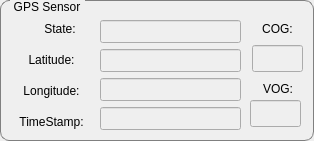
   <widget class="QGroupBox" name="groupBox_8">
    <property name="geometry">
     <rect>
      <x>670</x>
      <y>560</y>
      <width>314</width>
      <height>141</height>
     </rect>
    </property>
    <property name="styleSheet">
     <string notr="true">QGroupBox{
	border:1px solid gray;
	border-radius: 9px;
	margin-top:0.5em;} 
 QGroupBox::title{
	subcontrol-origin:margin;
	left:10px;
	padding: 0 3 px 2 3px}</string>
    </property>
    <property name="title">
     <string>GPS Sensor</string>
    </property>
    <widget class="QLabel" name="label_46">
     <property name="geometry">
      <rect>
       <x>260</x>
       <y>80</y>
       <width>36</width>
       <height>17</height>
      </rect>
     </property>
     <property name="layoutDirection">
      <enum>Qt::LeftToRight</enum>
     </property>
     <property name="text">
      <string>VOG:</string>
     </property>
     <property name="alignment">
      <set>Qt::AlignCenter</set>
     </property>
    </widget>
    <widget class="QLineEdit" name="gpsVogLineEdit">
     <property name="enabled">
      <bool>false</bool>
     </property>
     <property name="geometry">
      <rect>
       <x>250</x>
       <y>100</y>
       <width>51</width>
       <height>27</height>
      </rect>
     </property>
     <property name="alignment">
      <set>Qt::AlignCenter</set>
     </property>
    </widget>
    <widget class="QLabel" name="label_45">
     <property name="geometry">
      <rect>
       <x>260</x>
       <y>20</y>
       <width>35</width>
       <height>17</height>
      </rect>
     </property>
     <property name="layoutDirection">
      <enum>Qt::LeftToRight</enum>
     </property>
     <property name="text">
      <string>COG:</string>
     </property>
     <property name="alignment">
      <set>Qt::AlignCenter</set>
     </property>
    </widget>
    <widget class="QLineEdit" name="gpsCogLineEdit">
     <property name="enabled">
      <bool>false</bool>
     </property>
     <property name="geometry">
      <rect>
       <x>252</x>
       <y>45</y>
       <width>51</width>
       <height>27</height>
      </rect>
     </property>
     <property name="alignment">
      <set>Qt::AlignCenter</set>
     </property>
    </widget>
    <widget class="QLineEdit" name="gpsLatLineEdit">
     <property name="enabled">
      <bool>false</bool>
     </property>
     <property name="geometry">
      <rect>
       <x>100</x>
       <y>49</y>
       <width>141</width>
       <height>23</height>
      </rect>
     </property>
     <property name="alignment">
      <set>Qt::AlignCenter</set>
     </property>
    </widget>
    <widget class="QLineEdit" name="gpsLongLineEdit">
     <property name="enabled">
      <bool>false</bool>
     </property>
     <property name="geometry">
      <rect>
       <x>100</x>
       <y>78</y>
       <width>141</width>
       <height>23</height>
      </rect>
     </property>
     <property name="alignment">
      <set>Qt::AlignCenter</set>
     </property>
    </widget>
    <widget class="QLineEdit" name="gpsTimeStampLineEdit">
     <property name="enabled">
      <bool>false</bool>
     </property>
     <property name="geometry">
      <rect>
       <x>100</x>
       <y>107</y>
       <width>141</width>
       <height>23</height>
      </rect>
     </property>
     <property name="alignment">
      <set>Qt::AlignCenter</set>
     </property>
    </widget>
    <widget class="QLineEdit" name="gpsStateLineEdit">
     <property name="enabled">
      <bool>false</bool>
     </property>
     <property name="geometry">
      <rect>
       <x>100</x>
       <y>20</y>
       <width>141</width>
       <height>23</height>
      </rect>
     </property>
     <property name="alignment">
      <set>Qt::AlignCenter</set>
     </property>
    </widget>
    <widget class="QLabel" name="label_42">
     <property name="geometry">
      <rect>
       <x>11</x>
       <y>52</y>
       <width>81</width>
       <height>16</height>
      </rect>
     </property>
     <property name="text">
      <string>Latitude:</string>
     </property>
     <property name="alignment">
      <set>Qt::AlignCenter</set>
     </property>
    </widget>
    <widget class="QLabel" name="label_43">
     <property name="geometry">
      <rect>
       <x>11</x>
       <y>83</y>
       <width>81</width>
       <height>16</height>
      </rect>
     </property>
     <property name="text">
      <string>Longitude:</string>
     </property>
     <property name="alignment">
      <set>Qt::AlignCenter</set>
     </property>
    </widget>
    <widget class="QLabel" name="label_44">
     <property name="geometry">
      <rect>
       <x>11</x>
       <y>114</y>
       <width>81</width>
       <height>16</height>
      </rect>
     </property>
     <property name="text">
      <string>TimeStamp:</string>
     </property>
     <property name="alignment">
      <set>Qt::AlignCenter</set>
     </property>
    </widget>
    <widget class="QLabel" name="label_41">
     <property name="geometry">
      <rect>
       <x>40</x>
       <y>20</y>
       <width>40</width>
       <height>17</height>
      </rect>
     </property>
     <property name="layoutDirection">
      <enum>Qt::LeftToRight</enum>
     </property>
     <property name="text">
      <string>State:</string>
     </property>
     <property name="alignment">
      <set>Qt::AlignCenter</set>
     </property>
    </widget>
   </widget>
